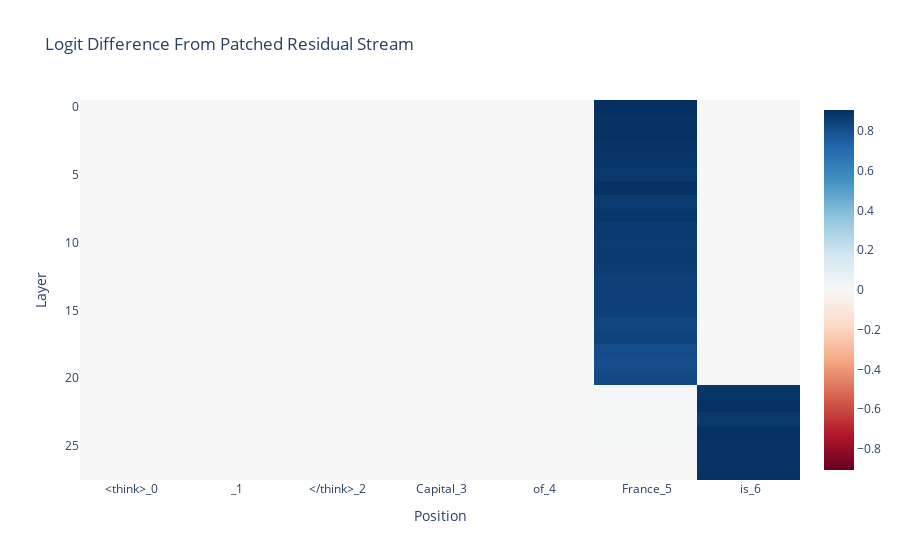

The notebook cell saved with this chart:
### Code cell
prompt_position_labels = [
    f"{tok}_{i}" for i, tok in enumerate(model.to_str_tokens(clean_tokens[0]))
]
imshow(
    patched_residual_stream_diff,
    x=prompt_position_labels,
    title="Logit Difference From Patched Residual Stream",
    labels={"x": "Position", "y": "Layer"},
)

### Figure 1 — Plotly figure (JSON) as saved in the notebook; plotly's stock layout.template omitted (floating-point values rounded to 4 significant figures; data arrays with more than 128 entries replaced by an {"elided": "..."} marker saying what was removed)
{"data": [{"coloraxis": "coloraxis", "hovertemplate": "Position: %{x}<br>Layer: %{y}<br>color: %{z}<extra></extra>", "name": "0", "type": "heatmap", "x": ["<think>_0", "\n\n_1", "</think>_2", " Capital_3", " of_4", " France_5", " is_6"], "xaxis": "x", "yaxis": "y", "z": {"elided": "28x7 float values"}}], "layout": {"coloraxis": {"cmid": 0, "colorscale": [[0, "rgb(103,0,31)"], [0.1, "rgb(178,24,43)"], [0.2, "rgb(214,96,77)"], [0.3, "rgb(244,165,130)"], [0.4, "rgb(253,219,199)"], [0.5, "rgb(247,247,247)"], [0.6, "rgb(209,229,240)"], [0.7, "rgb(146,197,222)"], [0.8, "rgb(67,147,195)"], [0.9, "rgb(33,102,172)"], [1, "rgb(5,48,97)"]]}, "title": {"text": "Logit Difference From Patched Residual Stream"}, "xaxis": {"anchor": "y", "constrain": "domain", "domain": [0, 1], "scaleanchor": "y", "title": {"text": "Position"}}, "yaxis": {"anchor": "x", "autorange": "reversed", "constrain": "domain", "domain": [0, 1], "title": {"text": "Layer"}}}}
